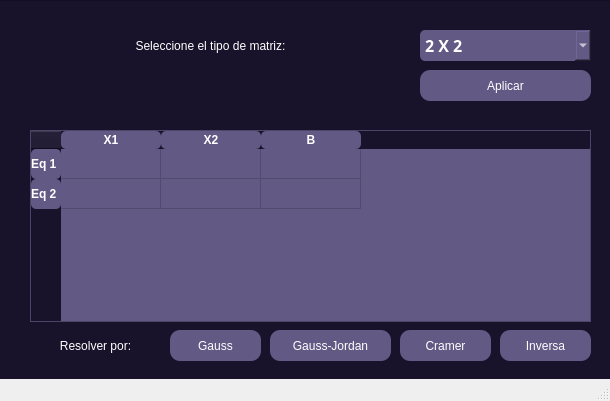
<?xml version="1.0" encoding="UTF-8"?>
<ui version="4.0">
 <class>MainWindow</class>
 <widget class="QMainWindow" name="MainWindow">
  <property name="geometry">
   <rect>
    <x>0</x>
    <y>0</y>
    <width>610</width>
    <height>401</height>
   </rect>
  </property>
  <property name="windowTitle">
   <string>MainWindow</string>
  </property>
  <widget class="QWidget" name="centralwidget">
   <widget class="QFrame" name="frame">
    <property name="geometry">
     <rect>
      <x>-10</x>
      <y>0</y>
      <width>621</width>
      <height>591</height>
     </rect>
    </property>
    <property name="styleSheet">
     <string notr="true">background-color: rgb(24, 18, 43);
color: white;</string>
    </property>
    <property name="frameShape">
     <enum>QFrame::StyledPanel</enum>
    </property>
    <property name="frameShadow">
     <enum>QFrame::Raised</enum>
    </property>
    <widget class="QLabel" name="label_5">
     <property name="geometry">
      <rect>
       <x>30</x>
       <y>20</y>
       <width>381</width>
       <height>51</height>
      </rect>
     </property>
     <property name="layoutDirection">
      <enum>Qt::LeftToRight</enum>
     </property>
     <property name="styleSheet">
      <string notr="true">color: rgb(255, 255, 255);
font: 900 20pt &quot;Segoe UI Black&quot;;</string>
     </property>
     <property name="text">
      <string>Seleccione el tipo de matriz:</string>
     </property>
     <property name="alignment">
      <set>Qt::AlignCenter</set>
     </property>
    </widget>
    <widget class="QComboBox" name="tipoMatriz">
     <property name="geometry">
      <rect>
       <x>430</x>
       <y>30</y>
       <width>171</width>
       <height>31</height>
      </rect>
     </property>
     <property name="font">
      <font>
       <family>Segoe UI Black</family>
       <pointsize>12</pointsize>
       <italic>false</italic>
       <bold>true</bold>
      </font>
     </property>
     <property name="layoutDirection">
      <enum>Qt::LeftToRight</enum>
     </property>
     <property name="styleSheet">
      <string notr="true">background-color:rgb(99, 89, 133);
font: 900 12pt &quot;Segoe UI Black&quot;;
color: rgb(255, 255, 255);
border-radius: 5px;</string>
     </property>
     <item>
      <property name="text">
       <string>2 X 2</string>
      </property>
     </item>
     <item>
      <property name="text">
       <string>3 X 3</string>
      </property>
     </item>
     <item>
      <property name="text">
       <string>4 X 4</string>
      </property>
     </item>
    </widget>
    <widget class="QPushButton" name="aplicarMatriz">
     <property name="geometry">
      <rect>
       <x>430</x>
       <y>70</y>
       <width>171</width>
       <height>31</height>
      </rect>
     </property>
     <property name="styleSheet">
      <string notr="true">background-color:rgb(99, 89, 133);
font: 900 12pt &quot;Segoe UI Black&quot;;
color: rgb(255, 255, 255);
border-radius: 10px;</string>
     </property>
     <property name="text">
      <string>Aplicar</string>
     </property>
    </widget>
    <widget class="QTableWidget" name="tablaMatriz">
     <property name="geometry">
      <rect>
       <x>40</x>
       <y>130</y>
       <width>561</width>
       <height>192</height>
      </rect>
     </property>
     <property name="styleSheet">
      <string notr="true">QHeaderView::section { background-color: #635985; 
color: white;             
font-weight: bold;
border-radius: 5px;
}
QTableWidget{
color: white;
background-color: #635985; 
font-weight: bold;
font-size: 15px;
}
QTableWidget::item:selected {
background-color: black;
color: white;  
}
 </string>
     </property>
     <attribute name="horizontalHeaderVisible">
      <bool>true</bool>
     </attribute>
     <attribute name="horizontalHeaderCascadingSectionResizes">
      <bool>false</bool>
     </attribute>
     <row>
      <property name="text">
       <string>Eq 1</string>
      </property>
     </row>
     <row>
      <property name="text">
       <string>Eq 2</string>
      </property>
     </row>
     <column>
      <property name="text">
       <string>X1</string>
      </property>
      <property name="foreground">
       <brush brushstyle="NoBrush">
        <color alpha="255">
         <red>255</red>
         <green>255</green>
         <blue>255</blue>
        </color>
       </brush>
      </property>
     </column>
     <column>
      <property name="text">
       <string>X2</string>
      </property>
     </column>
     <column>
      <property name="text">
       <string>B</string>
      </property>
     </column>
     <item row="0" column="0">
      <property name="text">
       <string/>
      </property>
     </item>
     <item row="0" column="1">
      <property name="text">
       <string/>
      </property>
     </item>
     <item row="0" column="2">
      <property name="text">
       <string/>
      </property>
     </item>
    </widget>
    <widget class="QLabel" name="label_6">
     <property name="geometry">
      <rect>
       <x>40</x>
       <y>330</y>
       <width>131</width>
       <height>31</height>
      </rect>
     </property>
     <property name="layoutDirection">
      <enum>Qt::LeftToRight</enum>
     </property>
     <property name="styleSheet">
      <string notr="true">color: rgb(255, 255, 255);
font: 900 15pt &quot;Segoe UI Black&quot;;</string>
     </property>
     <property name="text">
      <string>Resolver por:</string>
     </property>
     <property name="alignment">
      <set>Qt::AlignCenter</set>
     </property>
    </widget>
    <widget class="QPushButton" name="resolverGauss">
     <property name="geometry">
      <rect>
       <x>180</x>
       <y>330</y>
       <width>91</width>
       <height>31</height>
      </rect>
     </property>
     <property name="styleSheet">
      <string notr="true">background-color:rgb(99, 89, 133);
font: 900 12pt &quot;Segoe UI Black&quot;;
color: rgb(255, 255, 255);
border-radius: 10px;</string>
     </property>
     <property name="text">
      <string>Gauss</string>
     </property>
    </widget>
    <widget class="QPushButton" name="resolverGaussJordan">
     <property name="geometry">
      <rect>
       <x>280</x>
       <y>330</y>
       <width>121</width>
       <height>31</height>
      </rect>
     </property>
     <property name="styleSheet">
      <string notr="true">background-color:rgb(99, 89, 133);
font: 900 12pt &quot;Segoe UI Black&quot;;
color: rgb(255, 255, 255);
border-radius: 10px;</string>
     </property>
     <property name="text">
      <string>Gauss-Jordan</string>
     </property>
    </widget>
    <widget class="QPushButton" name="resolverCramer">
     <property name="geometry">
      <rect>
       <x>410</x>
       <y>330</y>
       <width>91</width>
       <height>31</height>
      </rect>
     </property>
     <property name="styleSheet">
      <string notr="true">background-color:rgb(99, 89, 133);
font: 900 12pt &quot;Segoe UI Black&quot;;
color: rgb(255, 255, 255);
border-radius: 10px;</string>
     </property>
     <property name="text">
      <string>Cramer</string>
     </property>
    </widget>
    <widget class="QPushButton" name="resolverInversa">
     <property name="geometry">
      <rect>
       <x>510</x>
       <y>330</y>
       <width>91</width>
       <height>31</height>
      </rect>
     </property>
     <property name="styleSheet">
      <string notr="true">background-color:rgb(99, 89, 133);
font: 900 12pt &quot;Segoe UI Black&quot;;
color: rgb(255, 255, 255);
border-radius: 10px;</string>
     </property>
     <property name="text">
      <string>Inversa</string>
     </property>
    </widget>
   </widget>
  </widget>
  <widget class="QStatusBar" name="statusbar"/>
 </widget>
 <resources>
  <include location="iconos.qrc"/>
 </resources>
 <connections/>
</ui>
